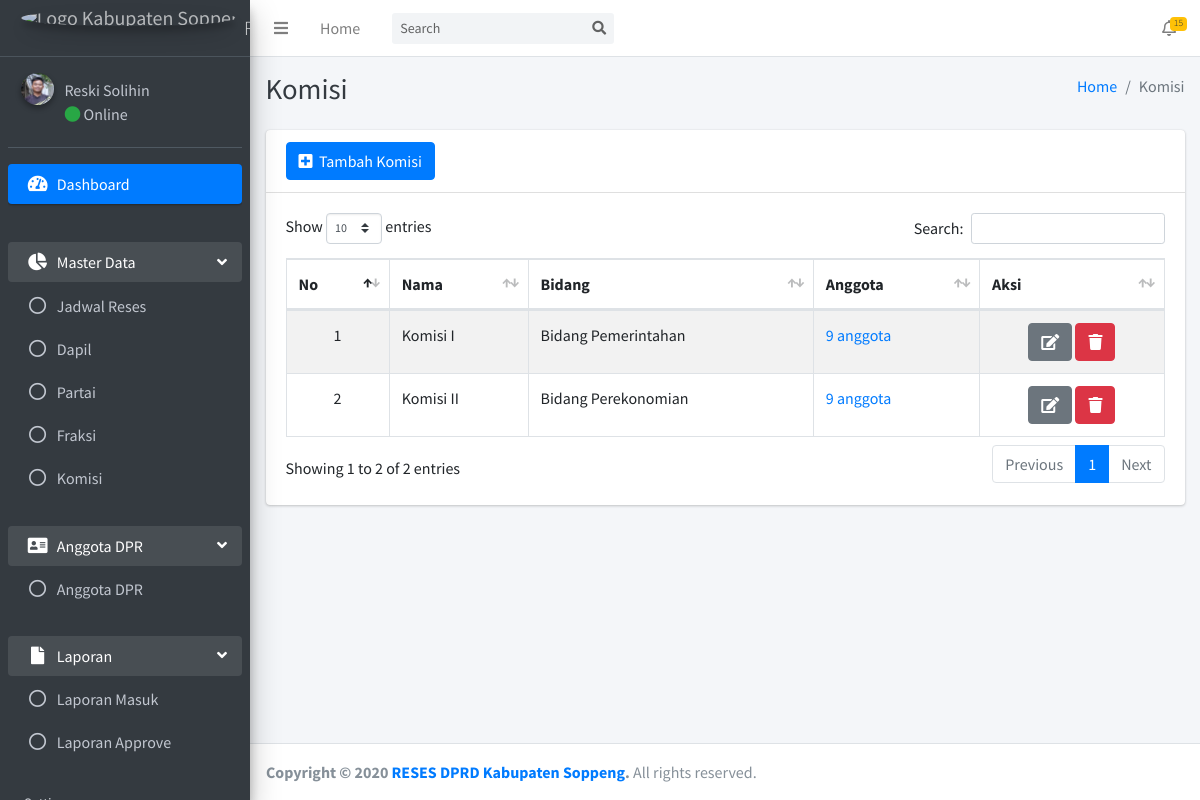
/admin/komisi/data.php (signed in), run on the app's committed database.
### tables this page shows
CREATE TABLE `tb_komisi` (
  `id_komisi` int(11) NOT NULL,
  `nama_komisi` varchar(255) NOT NULL,
  `bidang_komisi` varchar(255) NOT NULL
);

### admin/komisi/data.php (the view, shortened to what this page needs)
<?php
require '../template/header/header.php';
$komisi = mysqli_query($conn, "SELECT * FROM tb_komisi");
?>
  <div class="content-wrapper">
    <div class="content-header">
      <div class="container-fluid">
        <div class="row mb-2">
          <div class="col-sm-6">
            <h1 class="m-0 text-dark">Komisi</h1>
          </div>
          <div class="col-sm-6">
            <ol class="breadcrumb float-sm-right">
              <li class="breadcrumb-item"><a href="/reses-dprd/admin/">Home</a></li>
              <li class="breadcrumb-item active">Komisi</li>
            </ol>
          </div>
        </div>
      </div>
    </div>
    <section class="content">
      <div class="container-fluid">
        <div class="row">
          <div class="col-12">
            <div class="card">
              <div class="card-header">
                <a href="tambah.php" type="button" class="btn btn-primary"><i class="fa fa-plus-square"></i>&nbsp Tambah Komisi</a>
              </div>
              <div class="card-body">
                <table id="example1" class="table table-bordered table-striped">
                  <thead>
                    <tr>
                    <th>No</th>
                    <th>Nama</th>
                    <th>Bidang</th>
                    <th>Anggota</th>
                    <th>Aksi</th>
                  </tr>
                  </thead>
                  <tbody>
                  <?php $i = 1; foreach($komisi as $dta) { ?>
                  <tr>
                    <td style="text-align:center"><?= $i ?></td>
                    <td><?= $dta['nama_komisi'] ?></td>
                    <td><?= $dta['bidang_komisi'] ?></td>
                    <td><a href="#">9 anggota</a></td>
                      <td style="text-align:center">
                        <a href="edit.php?id_komisi=<?= $dta['id_komisi'] ?>" type="button" class="btn btn-secondary"><i class="fa fa-edit"></i></a>
                        <a href="#" type="button" class="btn btn-danger" data-toggle="modal" data-target="#modal-danger<?= $dta['id_komisi'] ?>" ><i class="fa fa-trash"></i></a>
                    </td>
                  </tr>
                  <?php $i = $i + 1; } ?>
                  </tbody>
                </table>
              </div>
            </div>
          </div>
        </div>
      </div>
    </section>
  </div>
<?php
require '../template/footer/footer.php';
?>

### admin/template/header/header.php (shortened to what this page needs)
<?php
require('../../koneksi.php');
$get_id_session = $_SESSION['get_id'];
$query_header_akun = mysqli_query($conn, "SELECT * FROM tb_akun WHERE id = '$get_id_session'");
$get_data_akun = mysqli_fetch_assoc($query_header_akun);
$get_id_akun_admin = $get_data_akun['id_akun'];
$query_header_admin = mysqli_query($conn, "SELECT * FROM tb_admin WHERE id_admin = '$get_id_akun_admin'");
$get_data_admin = mysqli_fetch_assoc($query_header_admin);
$nama = $get_data_admin['nama_admin'];
$foto = $get_data_admin['foto_admin'];
?>
<!DOCTYPE html>
<html>
<head>
  <link rel="stylesheet" href="/reses-dprd/assets/plugins/fontawesome-free/css/all.min.css">
  <link rel="stylesheet" href="https://code.ionicframework.com/ionicons/2.0.1/css/ionicons.min.css">
  <link rel="stylesheet" href="/reses-dprd/assets/plugins/tempusdominus-bootstrap-4/css/tempusdominus-bootstrap-4.min.css">
  <link rel="stylesheet" href="/reses-dprd/assets/plugins/datatables-bs4/css/dataTables.bootstrap4.min.css">
  <link rel="stylesheet" href="/reses-dprd/assets/plugins/datatables-responsive/css/responsive.bootstrap4.min.css">
  <link href="https://cdn.jsdelivr.net/gh/gitbrent/bootstrap-switch-button@1.1.0/css/bootstrap-switch-button.min.css" rel="stylesheet">
  <link rel="stylesheet" href="/reses-dprd/assets/dist/css/adminlte.min.css">
  <link rel="stylesheet" href="/reses-dprd/assets/plugins/overlayScrollbars/css/OverlayScrollbars.min.css">
</head>
<body class="hold-transition sidebar-mini layout-fixed">
<div class="wrapper">
  <nav class="main-header navbar navbar-expand navbar-white navbar-light">
    <ul class="navbar-nav">
      <li class="nav-item">
        <a class="nav-link" data-widget="pushmenu" href="#" role="button"><i class="fas fa-bars"></i></a>
      </li>
      <li class="nav-item d-none d-sm-inline-block">
        <a href="/reses-dprd/admin/index.php" class="nav-link">Home</a>
      </li>
    </ul>
    <form class="form-inline ml-3">
      <div class="input-group input-group-sm">
        <input class="form-control form-control-navbar" type="search" placeholder="Search" aria-label="Search">
        <div class="input-group-append">
          <button class="btn btn-navbar" type="submit">
            <i class="fas fa-search"></i>
          </button>
        </div>
      </div>
    </form>
        <ul class="navbar-nav ml-auto">
      <li class="nav-item dropdown">
        <a class="nav-link" data-toggle="dropdown" href="#">
          <i class="far fa-bell"></i>
          <span class="badge badge-warning navbar-badge">15</span>
        </a>
      </li>
    </ul>
  </nav>
  <aside class="main-sidebar sidebar-dark-primary elevation-4">
    <a href="/reses-dprd/admin/index.php" class="brand-link">
      <img src="/reses-dprd/assets/dist/img/soppeng.png" alt="Logo Kabupaten Soppeng" class="brand-image img-circle elevation-3"
           style="opacity: .8">
      <span class="brand-text font-weight-light">RESES DPRD</span>
    </a>
    <div class="sidebar">
      <div class="user-panel mt-3 pb-3 mb-3 d-flex">
        <div class="image">
          <img src="/reses-dprd/admin/user/foto/<?= $foto ?>" class="img-circle elevation-2" alt="User Image">
        </div>
        <div class="info">
          <a href="../user/edit.php?id_admin=<?= $get_id_akun_admin ?>" class="d-block"><?= $nama ?></a>
          <a href="../user/edit.php?id_admin=<?= $get_id_akun_admin ?>"><i class="fa fa-circle text-success"></i> Online</a>
        </div>
      </div>
      <nav class="mt-2">
        <ul class="nav nav-pills nav-sidebar flex-column" data-widget="treeview" role="menu" data-accordion="false">
          <li class="nav-item has-treeview menu-open">
            <a href="/reses-dprd/admin/" class="nav-link active">
              <i class="nav-icon fas fa-tachometer-alt"></i>
              <p>
                Dashboard
              </p>
            </a>
          </li>
          <li class="nav-header"></li>
          <li class="nav-item has-treeview menu-open">
            <a href="#" class="nav-link">
              <i class="nav-icon fas fa-chart-pie"></i>
              <p>
                Master Data
                <i class="right fas fa-angle-left"></i>
              </p>
            </a>
            <ul class="nav nav-treeview">
              <li class="nav-item">
                <a href="/reses-dprd/admin/jadwal-reses/data.php" class="nav-link">
                  <i class="far fa-circle nav-icon"></i>
                  <p>Jadwal Reses</p>
                </a>
              </li>
              <li class="nav-item">
                <a href="/reses-dprd/admin/dapil/data.php" class="nav-link">
                  <i class="far fa-circle nav-icon"></i>
                  <p>Dapil</p>
                </a>
              </li>
              <li class="nav-item">
                <a href="/reses-dprd/admin/partai/data.php" class="nav-link">
                  <i class="far fa-circle nav-icon"></i>
                  <p>Partai</p>
                </a>
              </li>
              <li class="nav-item">
                <a href="/reses-dprd/admin/fraksi/data.php" class="nav-link">
                  <i class="far fa-circle nav-icon"></i>
                  <p>Fraksi</p>
                </a>
              </li>
              <li class="nav-item">
                <a href="/reses-dprd/admin/komisi/data.php" class="nav-link">
                  <i class="far fa-circle nav-icon"></i>
                  <p>Komisi</p>
                </a>
              </li>
              <br>
            </ul>
          </li>
          <li class="nav-item has-treeview menu-open">
            <a href="#" class="nav-link">
              <i class="nav-icon fa fa-address-card"></i>
              <p>
              Anggota DPR
                <i class="right fas fa-angle-left"></i>
              </p>
            </a>
            <ul class="nav nav-treeview">
              <li class="nav-item">
                <a href="/reses-dprd/admin/profile-dpr/data.php" class="nav-link">
                  <i class="far fa-circle nav-icon"></i>
                  <p>Anggota DPR</p>
                </a>
              </li><br>
            </ul>
          </li>
          <li class="nav-item has-treeview menu-open">
            <a href="#" class="nav-link">
              <i class="nav-icon fas fa-file"></i>
              <p>
              Laporan
                <i class="right fas fa-angle-left"></i>
              </p>
            </a>
            <ul class="nav nav-treeview">
              <li class="nav-item">
                <a href="/reses-dprd/admin/laporan-masuk/data.php" class="nav-link">
                  <i class="far fa-circle nav-icon"></i>
                  <p>Laporan Masuk</p>
                </a>
              </li>
              <li class="nav-item">
                <a href="/reses-dprd/admin/laporan-approve/data.php" class="nav-link">
                  <i class="far fa-circle nav-icon"></i>
                  <p>Laporan Approve</p>
                </a>
              </li>
            </ul>
          </li>
          <li class="nav-header">Setting</li>
        </ul>
      </nav>
    </div>
  </aside>

### data on the page
tb_komisi: nama_komisi "Komisi I", bidang_komisi "Bidang Pemerintahan"
tb_komisi: nama_komisi "Komisi II", bidang_komisi "Bidang Perekonomian"

### other printed values
$nama "Reski Solihin"
